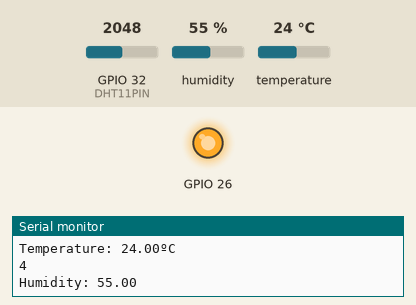
Recording of a sketch running on a simulated ESP32. On the bench: output pins drawn as LEDs (lit = HIGH), the last lines printed to the serial monitor. Inputs (shaded band) come from the test bench; at power-on: GPIO 32 (DHT11PIN) = 2048, humidity 55 %, temperature 24 °C.

Above: at 1.2 s.
1.3 s: GPIO 32 (DHT11PIN) set to 21
3.2 s: GPIO 32 (DHT11PIN) set to 18
At 4.9 s:
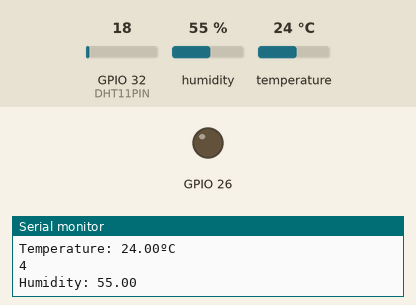
5.5 s: GPIO 32 (DHT11PIN) set to 491
At 7.2 s:
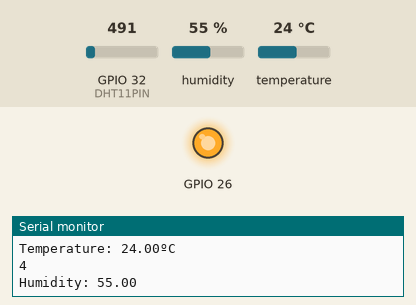
7.5 s: GPIO 32 (DHT11PIN) set to 0
At 8.6 s:
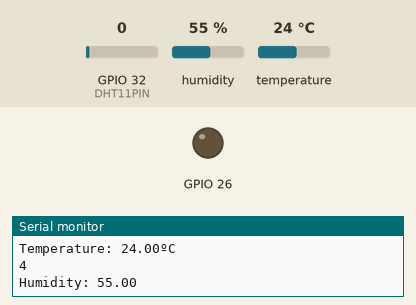
Timing chart, 0 to 10.5 s (numbered marks = the images above; inputs shaded):
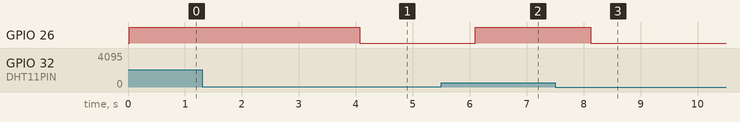

The sketch:

test_photoresitor.ino
```cpp
#include "DHT.h"

#define DHT11PIN 32

int sensorValue;
int tempValue;

DHT dht(DHT11PIN, DHT11);

void setup()
{
  pinMode(26, OUTPUT);
  Serial.begin(115200); // starts the serial port at 9600
  dht.begin();
  pinMode(DHT11PIN, INPUT);
}

void loop()
{
  sensorValue = analogRead(32); // read analog input pin 0
  Serial.print("AAAAAAAAA");
  Serial.println(sensorValue, DEC); // prints the value read
  // prints a space between the numbers

  Serial.println(""); // wait 100ms for next reading
  float humi = dht.readHumidity();
  float temp = dht.readTemperature();
  tempValue = analogRead(A4);
  if(tempValue >= 20){
    digitalWrite(26, HIGH);
  } else {
    digitalWrite(26, LOW);
  }
  Serial.print("Temperature: ");
  Serial.print(temp);
  Serial.println("ºC ");
  Serial.println(map(temp, 0, 40, 0, 7));

  Serial.print("Humidity: ");
  Serial.println(humi);
  delay(1000);
}
```

Measured:
- the behaviour switches between 20 and 19 on GPIO 32 (DHT11PIN) (found by bisection; images 0 and 1)
- after the input at 3.2 s, GPIO 26: HIGH → LOW after 0.87 s
- after the input at 5.5 s, GPIO 26: LOW → HIGH after 0.60 s
- after the input at 7.5 s, GPIO 26: HIGH → LOW after 0.62 s
